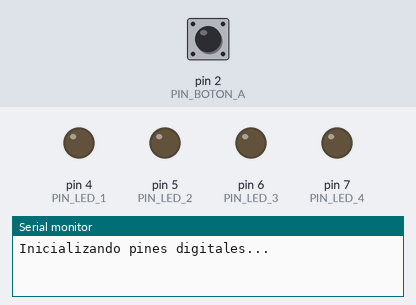
The sketch below on a simulated Arduino Uno, built with avr-gcc and run on an emulated ATmega328P. On the bench: output pins drawn as LEDs (lit = HIGH), the last lines printed to the serial monitor. Inputs (shaded band) come from the test bench; at power-on: pin 2 (PIN_BOTON_A) HIGH. Random numbers use the default seed unless the sketch sets one.

Above: at 1.2 s.
1.3 s: pin 2 (PIN_BOTON_A) pulled LOW for 0.35 s
At 1.87 s:
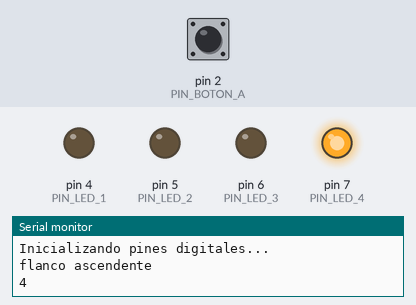
3.4 s: pin 2 (PIN_BOTON_A) pulled LOW for 1 s
At 4.57 s:
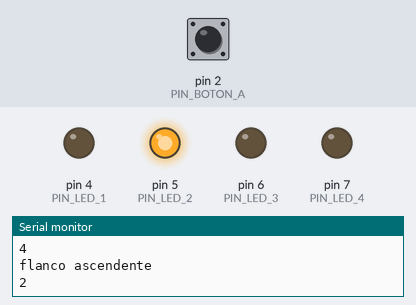
6.1 s: pin 2 (PIN_BOTON_A) pulled LOW for 3.2 s
At 10.2 s:
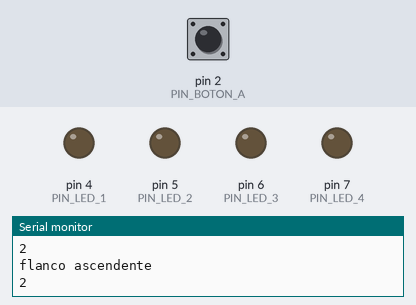
10.9 s: pin 2 (PIN_BOTON_A) pulled LOW for 0.35 s
At 11.47 s:
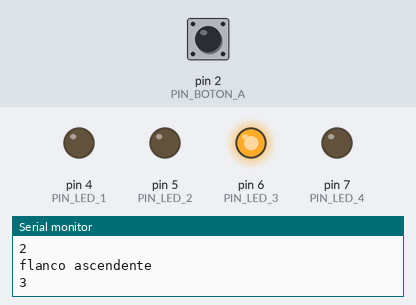
Timing chart, 0 to 13.9 s (numbered marks = the images above; inputs shaded):
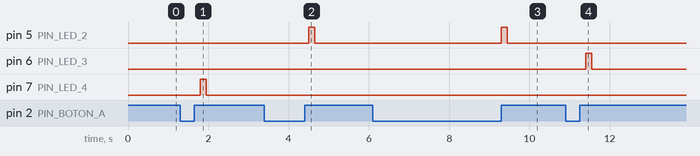

The sketch:

Ejercicio10-Lola.ino
```cpp
#define PIN_BOTON_A 2
#define PIN_LED_1 4
#define PIN_LED_2 5 //PWM
#define PIN_LED_3 6 //PWM
#define PIN_LED_4 7


void setup() {
  Serial.begin(9600);
  //Inicializo Pines
  Serial.println(F("Inicializando pines digitales..."));
 pinMode(PIN_BOTON_A, INPUT_PULLUP);
  pinMode(PIN_LED_1, OUTPUT);
  pinMode(PIN_LED_2, OUTPUT);
  pinMode(PIN_LED_3, OUTPUT);
  pinMode(PIN_LED_4, OUTPUT);

  // if analog input pin 0 is unconnected, random analog
  // noise will cause the call to randomSeed() to generate
  // different seed numbers each time the sketch runs.
  // randomSeed() will then shuffle the random function.

}

void loop() {
  int flanco = detectaFlanco(PIN_BOTON_A);
  int numero;

  if (flanco == 1)
  {
    Serial.println("flanco ascendente");
    numero = random(1,5);
Serial.println(numero);
    if (numero == 1)
      digitalWrite(PIN_LED_1, HIGH);
    if (numero == 2)
      digitalWrite(PIN_LED_2, HIGH);
    if (numero == 3)
      digitalWrite(PIN_LED_3, HIGH);
    if (numero == 4)
      digitalWrite(PIN_LED_4, HIGH);
  }
  delay(150);
  digitalWrite(PIN_LED_1, LOW);
  digitalWrite(PIN_LED_2, LOW);
  digitalWrite(PIN_LED_3, LOW);
  digitalWrite(PIN_LED_4, LOW);

  delay(150);
}
int detectaFlanco(int pin) {
  //Devuelve 1 flanco ascendente, -1 flanco descendente y 0 si no hay nada
  static boolean anterior_estado = digitalRead(pin);
  boolean estado = digitalRead(pin);

  if (anterior_estado != estado) {
    if (estado == HIGH) {
      anterior_estado = estado;
      return 1;
    }
    else {
      anterior_estado = estado;
      return -1;
    }
  }
  else {
    return 0;
  }
  anterior_estado = estado;

}
```

Measured:
- after the input at 1.3 s, pin 7 (PIN_LED_4): LOW → HIGH after 0.50 s, → LOW 0.15 s later
- after the input at 3.4 s, pin 5 (PIN_LED_2): LOW → HIGH after 1.1 s, → LOW 0.15 s later
- after the input at 6.1 s, pin 5 (PIN_LED_2): LOW → HIGH after 3.2 s, → LOW 0.15 s later
- after the input at 10.9 s, pin 6 (PIN_LED_3): LOW → HIGH after 0.50 s, → LOW 0.15 s later
